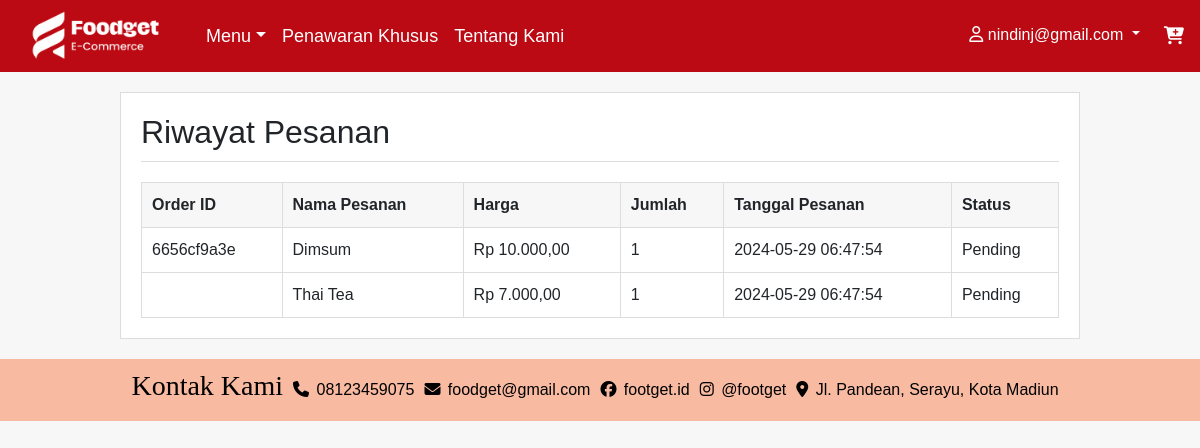
The page /riwayatPesanan.php (signed in) on the database as committed earlier.
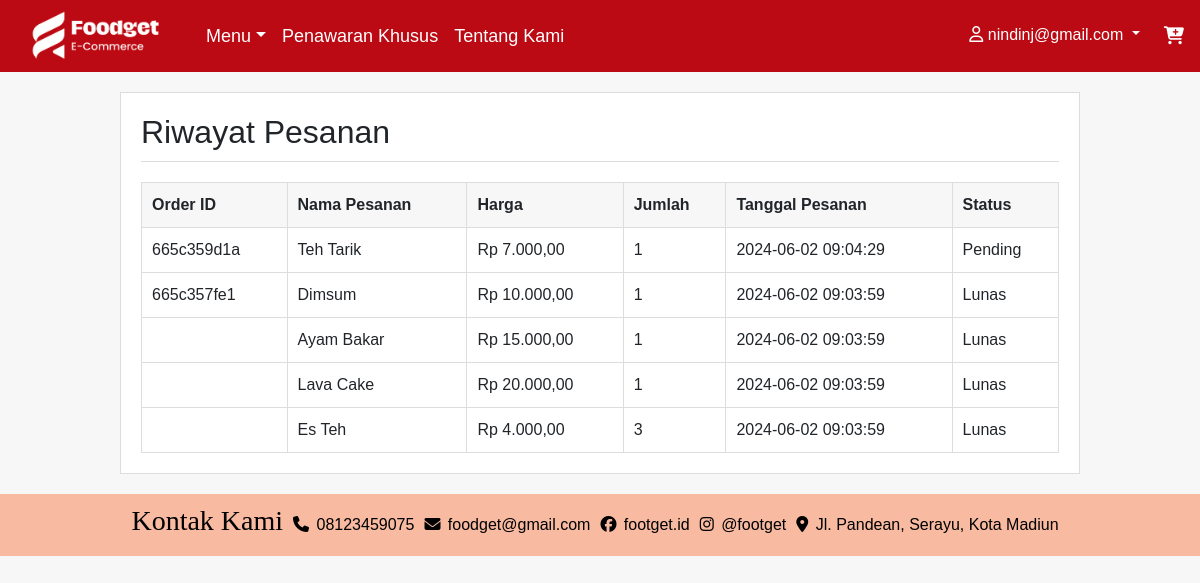
The same page on the database as committed later.
### tables this page shows
CREATE TABLE `orders` (
  `id` int(11) NOT NULL,
  `user_id` int(11) DEFAULT NULL,
  `order_id` varchar(10) NOT NULL,
  `item_name` varchar(100) DEFAULT NULL,
  `item_price` decimal(10,2) DEFAULT NULL,
  `quantity` int(11) DEFAULT NULL,
  `order_date` timestamp NOT NULL DEFAULT current_timestamp(),
  `status` enum('pending','lunas') NOT NULL DEFAULT 'pending'
);

### src/riwayatPesanan.php (the view, shortened to what this page needs)
<?php
include 'koneksiDB.php';
$user_id = $_SESSION['user_id'];
$sql = "SELECT order_id, item_name, item_price, quantity, order_date, status
        FROM orders
        WHERE user_id = '$user_id'
        ORDER BY order_id DESC, order_date DESC";
$result = $conn->query($sql);
function formatRupiah($number) {
    return 'Rp ' . number_format($number, 2, ',', '.');
}
?>
<!DOCTYPE html>
<html lang="en">
<head>
    <link rel="stylesheet" href="../vendor/twbs/bootstrap/dist/css/bootstrap.min.css">
    <?php include '../assets-templates/header.php'; ?>
</head>
<body>
    <div class="container order-history">
        <h2>Riwayat Pesanan</h2>
        <table>
            <thead>
                <tr>
                    <th>Order ID</th>
                    <th>Nama Pesanan</th>
                    <th>Harga</th>
                    <th>Jumlah</th>
                    <th>Tanggal Pesanan</th>
                    <th>Status</th>
                </tr>
            </thead>
            <tbody>
                <?php if ($result->num_rows > 0) : ?>
                    <?php
                    $current_order_id = null;
                    while ($row = $result->fetch_assoc()) :
                        if ($row['order_id'] !== $current_order_id) :
                            $current_order_id = $row['order_id'];
                    ?>
                            <tr>
                                <td><?= $row['order_id']; ?></td>
                                <td><?= $row['item_name']; ?></td>
                                <td><?= formatRupiah($row['item_price']); ?></td>
                                <td><?= $row['quantity']; ?></td>
                                <td><?= $row['order_date']; ?></td>
                                <td>
                                    <?php
                                    $order_id = $row['order_id'];
                                    $sql_status = "SELECT status FROM orders WHERE order_id = '$order_id'";
                                    $result_status = $conn->query($sql_status);
                                    $status = $result_status->fetch_assoc()['status'];
                                    if ($status == 'pending') {
                                        echo 'Pending';
                                    } elseif ($status == 'lunas') {
                                        echo 'Lunas';
                                    } else {
                                        echo 'Unknown';
                                    }
                                    ?>
                                </td>
                            </tr>
                        <?php else : ?>
                            <tr>
                                <td></td>
                                <td><?= $row['item_name']; ?></td>
                                <td><?= formatRupiah($row['item_price']); ?></td>
                                <td><?= $row['quantity']; ?></td>
                                <td><?= $row['order_date']; ?></td>
                                <td>
                                    <?php
                                    $order_id = $row['order_id'];
                                    $sql_status = "SELECT status FROM orders WHERE order_id = '$order_id'";
                                    $result_status = $conn->query($sql_status);
                                    $status = $result_status->fetch_assoc()['status'];
                                    if ($status == 'pending') {
                                        echo 'Pending';
                                    } elseif ($status == 'lunas') {
                                        echo 'Lunas';
                                    } else {
                                        echo 'Unknown';
                                    }
                                    ?>
                                </td>
                            </tr>
                        <?php endif; ?>
                    <?php endwhile; ?>
                <?php else : ?>
                    <tr>
                        <td colspan="6">Belum ada pesanan.</td>
                    </tr>
                <?php endif; ?>
            </tbody>
        </table>
    </div>
    <?php include '../assets-templates/footer.php'; ?>
</body>
</html>

### assets-templates/header.php (shortened to what this page needs)
<!DOCTYPE html>
<html lang="en">
<head>
  <link
    rel="stylesheet"
    href="../vendor/twbs/bootstrap/dist/css/bootstrap.min.css"
  />
</head>
<body>
  <nav class="navbar navbar-expand navbar-dark custom-bg">
    <a class="navbar-brand px-3" href="../src/index.php">
      <img src="../assets-templates/img/logo.png" alt="Logo" class="logo">
    </a>
    <div class="navbar-nav w-100">
      <ul class="navbar-nav mr-auto">
        <li class="nav-item">
          <div class="btn-group">
            <button type="button" class="nav-link btn dropdown-toggle dropdown-toggle-split font" data-bs-toggle="dropdown" aria-expanded="false">
              Menu
            </button>
          </div>
        </li>
        <li class="nav-item">
          <a class="nav-link font" href="../src/promo.php">Penawaran Khusus</a>
        </li>
        <li class="nav-item nav-font">
          <a class="nav-link font" href="../src/TentangKami.php">Tentang Kami</a>
        </li>
      </ul>
      <ul class="navbar-nav ms-auto">
        <?php if (isset($_SESSION['loggedin']) && $_SESSION['loggedin'] === true): ?>
          <li class="nav-item dropdown custom-dropdown">
            <a class="nav-link dropdown-toggle font cutom-font" href="#" id="navbarDropdown" role="button" data-bs-toggle="dropdown" aria-expanded="false">
              <i class="fa-regular fa-user"></i> <?= htmlspecialchars($_SESSION['email']) ?>
            </a>
          </li>
        <?php endif; ?>
        <li class="nav-item nav-font">
          <a class="nav-link font px-3" href="keranjang.php"><i class="fas fa-cart-plus"></i></a>
        </li>
      </ul>
    </div>
  </nav>
</body>
</html>

### assets-templates/footer.php (shortened to what this page needs)
<!DOCTYPE html>
<html lang="en">
<head>
</head>
<body>
    <footer class="footer">
        <div class="containerf">
            <h3 class="footer-heading" style="font-family:cambria;">Kontak Kami</h3>
            <div>
                <i class="fas fa-phone" style="margin-left:10px;"></i>
                <span>08123459075</span>
            </div>
            <div>
                <i class="fas fa-envelope"></i>
                <span>foodget@gmail.com</span>
            </div>
            <div>
                <i class="fab fa-facebook"></i>
                <span>footget.id</span>
            </div>
            <div>
                <i class="fab fa-instagram"></i>
                <span>@footget</span>
            </div>
            <div>
                <i class="fas fa-location-dot"></i>
                <span>Jl. Pandean, Serayu, Kota Madiun</span>
            </div>
        </div>
    </footer>
</body>
</html>

### assets-templates/header.php (style rules this page uses)
.logo { width: 150px; }
.custom-bg { background-color: #bb0a13; height: 72px; }
.font { color: white; font-size: clamp(16px, 2vw, 18px); }
.custom-dropdown .dropdown-toggle { font-size: 16px; color: white; }

### src/riwayatPesanan.php (style rules this page uses)
body { font-family: Arial, sans-serif; background-color: #f7f7f7; margin: 0; padding: 0; }
.container { margin: 20px auto; padding: 20px; background-color: white; border: 1px solid #ddd; width: 80%; }
.order-history h2 { border-bottom: 1px solid #ddd; padding-bottom: 10px; margin-bottom: 20px; }
.order-history table { width: 100%; border-collapse: collapse; }
.order-history table, th, td { border: 1px solid #ddd; padding: 10px; }
.order-history th { background-color: #f7f7f7; text-align: left; }

### assets-templates/footer.php (style rules this page uses)
* { margin: 0; padding: 0; }
.footer { position: relative; background-color: #f8baa1; color: black; text-align: center; padding: 10px 0; width: 100%; margin-top: auto; }
.footer .containerf { display: flex; justify-content: center; align-items: center; }
.footer i { margin-right: 3px; }
.footer span { margin-right: 10px; }

Rows that differ between the two databases and show on the page:
removed orders: order "6656cf9a3e", item_name "Dimsum", item_price "Rp 10.000,00", quantity "1", order_date "2024-05-29 06:47:54", shows "Pending"
removed orders: item_name "Thai Tea", item_price "Rp 7.000,00", quantity "1", order_date "2024-05-29 06:47:54", shows "Pending"
added orders: order "665c359d1a", item_name "Teh Tarik", item_price "Rp 7.000,00", quantity "1", order_date "2024-06-02 09:04:29", shows "Pending"
added orders: order "665c357fe1", item_name "Dimsum", item_price "Rp 10.000,00", quantity "1", order_date "2024-06-02 09:03:59", shows "Lunas"
added orders: item_name "Ayam Bakar", item_price "Rp 15.000,00", quantity "1", order_date "2024-06-02 09:03:59", shows "Lunas"
added orders: item_name "Lava Cake", item_price "Rp 20.000,00", quantity "1", order_date "2024-06-02 09:03:59", shows "Lunas"
added orders: item_name "Es Teh", item_price "Rp 4.000,00", quantity "3", order_date "2024-06-02 09:03:59", shows "Lunas"
